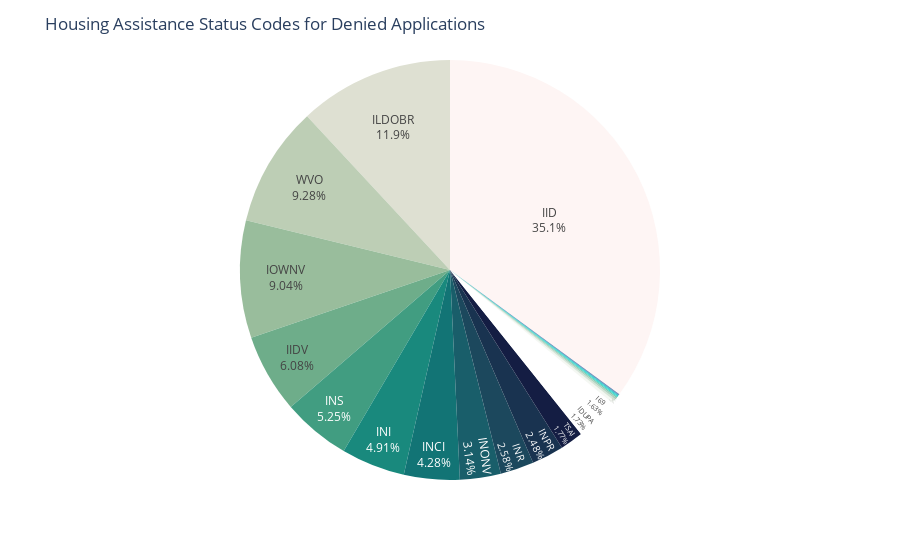

Write notebook code for a chart like this one.
### Code cell
import plotly.express as px

fig = px.pie(haStatusCodesDf, values='Count', names='statusCode', 
             color_discrete_sequence=px.colors.sequential.tempo)
fig.update_traces(hoverinfo='label+percent+name',textposition='inside', textinfo='label+percent')
fig.update(layout_title_text='Housing Assistance Status Codes for Denied Applications',
           layout_showlegend=False)
fig.show()

### Figure 1 — Plotly figure (JSON) as saved in the notebook; plotly's stock layout.template omitted (floating-point values rounded to 4 significant figures)
{"data": [{"domain": {"x": [0, 1], "y": [0, 1]}, "hoverinfo": "label+percent+name", "hovertemplate": "statusCode=%{label}<br>Count=%{value}<extra></extra>", "labels": ["INR", "IID", "TSAI", "ILDOBR", "WVO", "INI", "I69", "INPR", "IOWNV", "INS", "INCI", "IIDV", "INONV", "INO", "IDUPA", "IMI", "INSFI", "INSS", "ILER", "INFI", "IAW", "INDR", "IRCT", "INDM", "NCOMP", "ISC", "ERFD", "ICBRA"], "legendgroup": "", "name": "", "showlegend": true, "textinfo": "label+percent", "textposition": "inside", "type": "pie", "values": [2718, 36978, 1870, 12560, 9778, 5178, 1716, 2612, 9529, 5534, 4516, 6405, 3315, 135, 1826, 231, 52, 153, 95, 77, 62, 10, 1, 28, 36, 3, 1, 1]}], "layout": {"legend": {"tracegroupgap": 0}, "margin": {"t": 60}, "piecolorway": ["rgb(254, 245, 244)", "rgb(222, 224, 210)", "rgb(189, 206, 181)", "rgb(153, 189, 156)", "rgb(110, 173, 138)", "rgb(65, 157, 129)", "rgb(25, 137, 125)", "rgb(18, 116, 117)", "rgb(25, 94, 106)", "rgb(28, 72, 93)", "rgb(25, 51, 80)", "rgb(20, 29, 67)"], "showlegend": false, "title": {"text": "Housing Assistance Status Codes for Denied Applications"}}}
